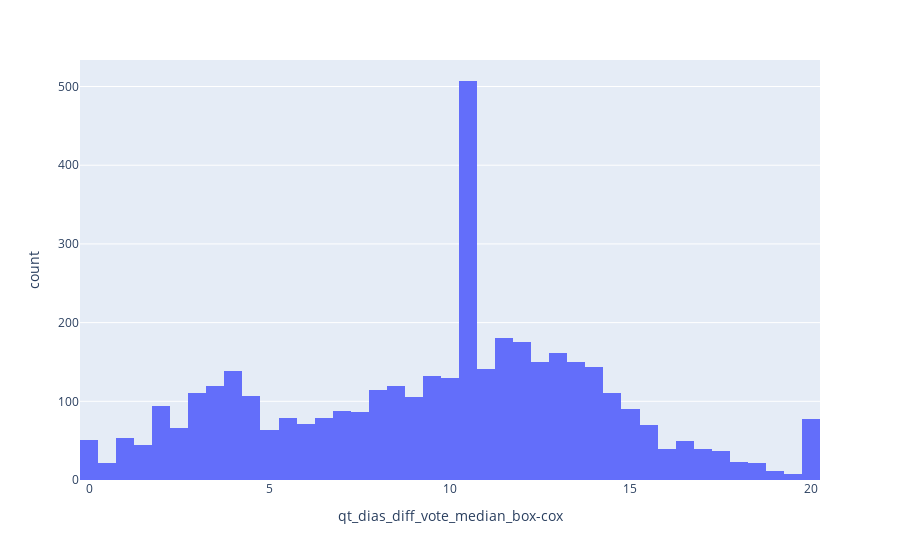

Notebook code cell kept with this figure:
### Markdown cell above
d) Visualize novamente após a transformação

### Code cell
# Using plotly.express
import plotly.express as px

fig = px.histogram(df_churn_enriq, x="qt_dias_diff_vote_median_box-cox")
fig.show()

### Figure 1 — Plotly figure (JSON) as saved in the notebook; plotly's stock layout.template omitted (floating-point values rounded to 4 significant figures; data arrays with more than 128 entries replaced by an {"elided": "..."} marker saying what was removed)
{"data": [{"alignmentgroup": "True", "bingroup": "x", "hovertemplate": "qt_dias_diff_vote_median_box-cox=%{x}<br>count=%{y}<extra></extra>", "legendgroup": "", "marker": {"color": "#636efa", "pattern": {"shape": ""}}, "name": "", "offsetgroup": "", "orientation": "v", "showlegend": false, "type": "histogram", "x": {"elided": "4064 float values"}, "xaxis": "x", "yaxis": "y"}], "layout": {"barmode": "relative", "legend": {"tracegroupgap": 0}, "margin": {"t": 60}, "xaxis": {"anchor": "y", "domain": [0, 1], "title": {"text": "qt_dias_diff_vote_median_box-cox"}}, "yaxis": {"anchor": "x", "domain": [0, 1], "title": {"text": "count"}}}}
